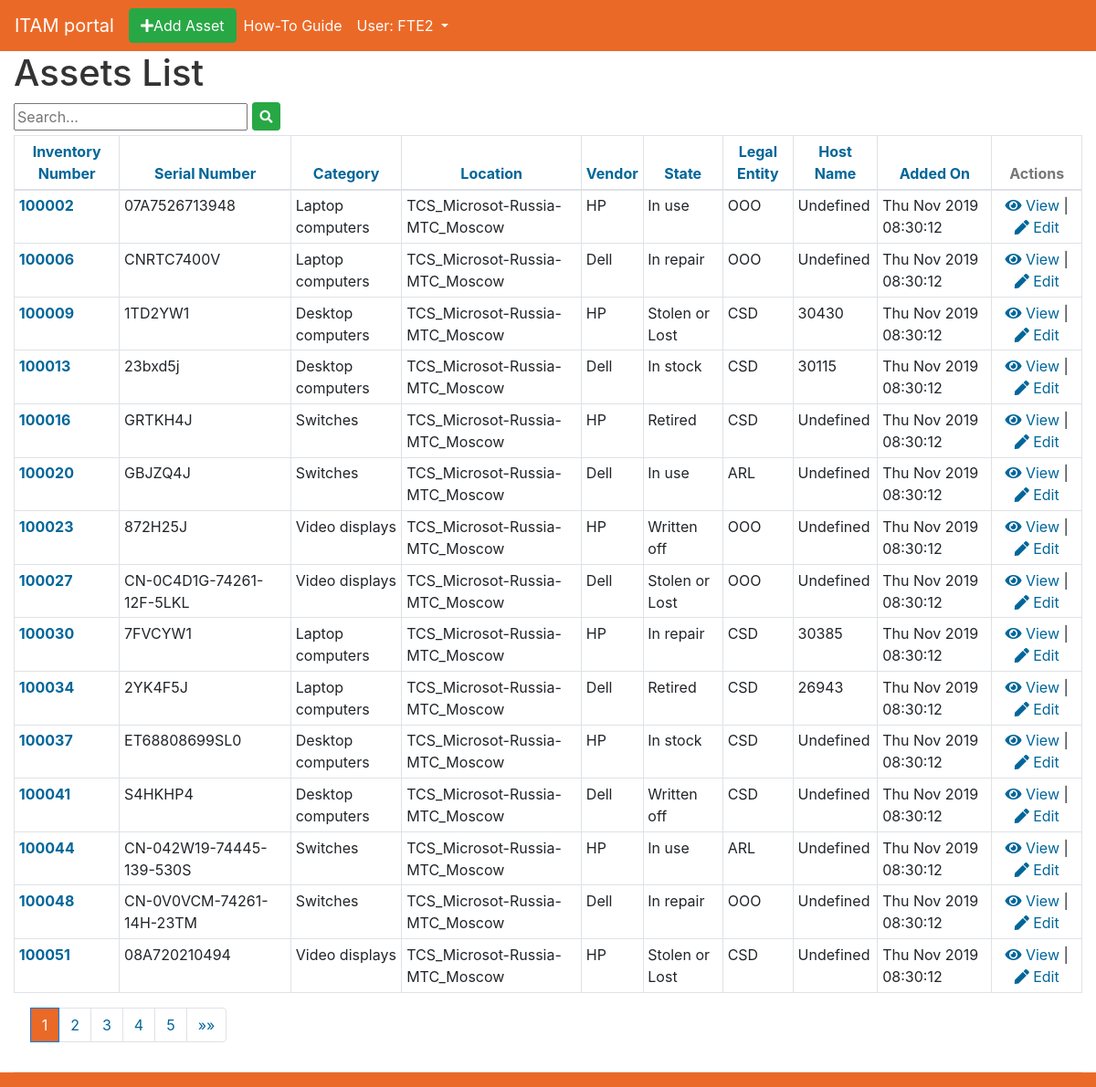
The page /assets/ (signed in) on the database its author committed.
### assets_app/models.py (models this page shows, shortened)
class Asset(models.Model):
    inventory_number = models.CharField(max_length=50, unique=True)
    model_name = models.CharField(max_length=50, unique=False, blank=False)
    category = TreeForeignKey('Category', on_delete=models.SET('UNCATEGORISED'), blank=False)
    location = models.ForeignKey('Location', on_delete=models.SET('NOT SET'), blank=False, null=True)
    serial_number = models.CharField(max_length=50, blank=False, null=True)
    vendor = models.ForeignKey(Vendor, on_delete=models.SET('NOT SET'), blank=False, null=True)
    state = models.ForeignKey(State, on_delete=models.SET('NOT SET'), blank=False, null=True)
    aquisition_date = models.DateField(null=True)
    warranty_expiry_date = models.DateField(blank=True, null=True)
    added_on = models.DateTimeField(editable=False, default=timezone.now)
    modified_on = models.DateTimeField(editable=False, default=timezone.now)
    legal_entity = models.CharField(max_length=100, blank=True)
    invoice_number = models.CharField(max_length=50, blank=True)
    host_name = models.CharField(max_length=100, blank=True)
    comments = models.TextField(blank=True)
    class Meta:
        verbose_name = 'Asset'
        verbose_name_plural = 'Assets'

class Category(MPTTModel):
    name = models.CharField(max_length=50, unique=True)
    parent = TreeForeignKey('self', on_delete=models.CASCADE, null=True, blank=True, related_name='children')
    selectable_choices = (('Yes','Yes'),('No','No'))
    selectable = models.CharField(max_length=3, choices=selectable_choices, default='No')
    class Meta:
        verbose_name = 'Category'
        verbose_name_plural = 'Categories'
    class MPTTMeta:
        level_attr = 'mptt_level'
        order_insertion_by=['name']
    def __str__(self):
        return self.name

class Location(models.Model):
    name = models.CharField(max_length=50)
    class Meta:
        verbose_name = 'Location'
        verbose_name_plural = 'Locations'
    def __str__(self):
        return self.name

class Vendor(models.Model):
    name = models.CharField(max_length=50, unique=True)
    class Meta:
        verbose_name = 'Vendor'
        verbose_name_plural = 'Vendors'
    def __str__(self):
        return self.name

class State(models.Model):
    name = models.CharField(max_length=20, unique=True)
    class Meta:
        verbose_name = 'State'
        verbose_name_plural = 'State'
    def __str__(self):
        return self.name

### assets_app/views.py (the view)
# urls.py: path('assets/', views.AssetsListView.as_view(), name='assets_list'),
class AssetsListView(LoginRequiredMixin,ListView):
    model = Asset
    paginate_by = 15
    def get_queryset(self):
        filter_word = self.request.GET.get('q')
        if filter_word == None:
            filter_word = ''
        order = self.request.GET.get('orderby','inventory_number')
        return Asset.objects.filter(Q(location__id__in=Employee.objects.filter(user=self.request.user.id).values('permitted_locations')), Q(serial_number__icontains=filter_word) | Q(inventory_number__icontains=filter_word)).order_by(order)
    def get_context_data(self, **kwargs):
        context = super(AssetsListView, self).get_context_data(**kwargs)
        context['orderby'] = self.request.GET.get('orderby','inventory_number')
        context['q'] = self.request.GET.get('q')
        return context

### templates/assets_app/asset_list.html
{% extends 'assets_app/base.html' %}
{% block content %}
            <h1>Assets List</h1>
            <span>
                <form method="get">
                    <input name="q" type="text" placeholder="Search...">
                    <button type='submit' class='btn btn-secondary btn-success btn-sm' style="margin-bottom: 5px;"><i class="fas fa-search"></i></button>
                </form>
            </span>
                        <table class="table table-hover table-bordered table-sm">
                            <thead>
                                <tr align="center">
                                    <th><a href="{% if orderby == 'inventory_number' %}?page={{ page_obj.number }}&orderby=inventory_number{% else %}?page={{ page_obj.number }}&orderby=inventory_number{% endif %}">Inventory Number</a></th>
                                    <th><a href="{% if orderby == 'inventory_number' %}?page={{ page_obj.number }}&orderby=serial_number{% else %}?page={{ page_obj.number }}&orderby=serial_number{% endif %}">Serial Number</a></th>
                                    <th><a href="{% if orderby == 'inventory_number' %}?page={{ page_obj.number }}&orderby=category{% else %}?page={{ page_obj.number }}&orderby=category{% endif %}">Category</a></th>
                                    <th><a href="{% if orderby == 'inventory_number' %}?page={{ page_obj.number }}&orderby=location{% else %}?page={{ page_obj.number }}&orderby=location{% endif %}">Location</a></th>
                                    <th><a href="{% if orderby == 'inventory_number' %}?page={{ page_obj.number }}&orderby=vendor{% else %}?page={{ page_obj.number }}&orderby=vendor{% endif %}">Vendor</a></th>
                                    <th><a href="{% if orderby == 'inventory_number' %}?page={{ page_obj.number }}&orderby=state{% else %}?page={{ page_obj.number }}&orderby=state{% endif %}">State</a></th>
                                    <th><a href="{% if orderby == 'inventory_number' %}?page={{ page_obj.number }}&orderby=legal_entity{% else %}?page={{ page_obj.number }}&orderby=legal_entity{% endif %}">Legal Entity</a></th>
                                    <th><a href="{% if orderby == 'inventory_number' %}?page={{ page_obj.number }}&orderby=host_name{% else %}?page={{ page_obj.number }}&orderby=host_name{% endif %}">Host Name</a></th>
                                    <th><a href="{% if orderby == 'inventory_number' %}?page={{ page_obj.number }}&orderby=added_on{% else %}?page={{ page_obj.number }}&orderby=added_on{% endif %}">Added On</a></th>
                                    <th>Actions</th>
                                </tr>
                            </thead>
                            <tbody>
                                {% for asset in asset_list %}
                                <tr>
                                    <td><a href="{% url 'asset_detail' pk=asset.pk %}"><b>{{ asset.inventory_number }}</b></a></td>
                                    <td>{{ asset.serial_number }}</td>
                                    <td>{{ asset.category }}</td>
                                    <td>{{ asset.location }}</td>
                                    <td>{{ asset.vendor }}</td>
                                    <td>{{ asset.state }}</td>
                                    <td>{{ asset.legal_entity }}</td>
                                    <td>{{ asset.host_name }}</td>
                                    <td>{{ asset.added_on|date:"D M Y H:i:s"}}</td>
                                    <td align="center">
                                        <a href='{% url 'asset_detail' pk=asset.pk %}'>
                                        <i class="fas fa-eye"></i>
                                        View
                                        </a>
                                        |
                                        <a href='{% url "asset_edit" pk=asset.pk %}'>
                                        <i class="fas fa-pen"></i>
                                        Edit
                                        </a>
                                    </td>
                                </tr>
                                {% endfor %}
                            </tbody>
                            </table>
            {% if is_paginated %}
            <ul class="pagination">
                {% if page_obj.has_previous %}
                <li class="page-item"><a href="{% if orderby == 'inventory_number' %}?page={{ page_obj.previous_page_number }}{% else %}?page={{ page_obj.previous_page_number }}&orderby={{orderby}}{% endif %}" class="page-link">&laquo;&laquo;</a></li>
                {% else %}
                <li class="page-item disabled"><span>&laquo;&laquo;</span></li>
                {% endif %}
                {% for i in paginator.page_range %}
                {% if page_obj.number == i %}
                    <li class="page-item active" aria-current="page"><span class="page-link">{{ i }} <span class="sr-only">(current)</span></span></li>
                {% else %}
                    <li class="page-item"><a href="{% if orderby == 'inventory_number' %}?page={{ i }}{% else %}?page={{ i }}&orderby={{orderby}}{% endif %}" class="page-link">{{ i }}</a></li>
                {% endif %}
                {% endfor %}
                {% if page_obj.has_next %}
                <li class="page-item"><a href="{% if orderby == 'inventory_number' %}?page={{ page_obj.next_page_number }}{% else %}?page={{ page_obj.next_page_number }}&orderby={{orderby}}{% endif %}" class="page-link">&raquo;&raquo;</a></li>
                {% else %}
                <li class="page-item disabled"><span>&raquo;&raquo;</span></li>
                {% endif %}
            </ul>
            {% endif %}
{% endblock %}

### templates/assets_app/base.html (shortened to what this page needs)
<!DOCTYPE html>
{% load static %}
<html>
    <head>
<link rel="stylesheet" href="https://stackpath.bootstrapcdn.com/bootstrap/4.3.1/css/bootstrap.min.css">
<link rel="stylesheet" type="text/css" href="/static/assets_app/default.css">
<link rel="stylesheet" href="https://use.fontawesome.com/releases/v5.6.3/css/all.css">
    </head>
    <body>
                    <nav class="navbar navbar-expand-lg navbar-dark sticky-top" style="background-color: #eb6927; color: #fff;">
                    <a class="navbar-brand" href="/">ITAM portal</a>
                    <a href="{% url 'asset_new' %}">
                    <button type='button' class='btn btn-secondary btn-success' style='color:white;'><i class="fas fa-plus"></i>Add Asset</button>
                    </a>
                    <div class="collapse navbar-collapse" id="navbarNavDropdown">
                        <ul class="navbar-nav">
                        <li class="nav-item active">
                            <a class="nav-link" href="#">How-To Guide<span class="sr-only">(current)</span></a>
                        </li>
                        <li class="nav-item dropdown">
                            <a class="nav-link dropdown-toggle active" href="#" id="navbarDropdownMenuLink" data-toggle="dropdown" aria-haspopup="true" aria-expanded="false">
                                            {% if user.is_authenticated %}
                                                User: {{ user.get_username }}
                                            {% else %}
                                                <span class="caret">Please log in.</span>
                                            {% endif %}
                            </a>
                        </li>
                        </ul>
                    </div>
                    </nav>
        <div class="container-fluid">
            <div class="row">
                <div class="col-sm-12 col-md-12 col-lg-12">
                <div class="row">
                    <div class="col-sm-12 col-md-12 col-lg-12">
                        {% block content %}
                        {% endblock %}
                    </div>
                </div>
        </div>
    <div class="container-fluid">
        <div class="row">
            <div class="col-sm-12 col-md-12 col-lg-12">
            <hr>
            <nav class="navbar fixed-bottom navbar-light" style="background-color: #eb6927;">
            </div>
        </div>
    </div>
    </body>
</html>

### static/assets_app/default.css (style rules this page uses)
body { color: #777; }
a { color: #006699; }
.page-link { color: #006699; }
.page-item.active .page-link { background-color: #eb6927; }
.page-item.disabled { color: #fff; }
.table thead th { color: #777; }
h1 { color: #333333; }

### rows shown on the page
Asset: inventory_number "100002", serial_number "07A7526713948", category "Laptop computers", location "TCS_Microsot-Russia-MTC_Moscow", vendor "HP", state "In use", legal_entity "OOO", host_name "Undefined", added_on "Thu Nov 2019 08:30:12"
Asset: inventory_number "100006", serial_number "CNRTC7400V", category "Laptop computers", location "TCS_Microsot-Russia-MTC_Moscow", vendor "Dell", state "In repair", legal_entity "OOO", host_name "Undefined", added_on "Thu Nov 2019 08:30:12"
Asset: inventory_number "100009", serial_number "1TD2YW1", category "Desktop computers", location "TCS_Microsot-Russia-MTC_Moscow", vendor "HP", state "Stolen or Lost", legal_entity "CSD", host_name "30430", added_on "Thu Nov 2019 08:30:12"
Asset: inventory_number "100013", serial_number "23bxd5j", category "Desktop computers", location "TCS_Microsot-Russia-MTC_Moscow", vendor "Dell", state "In stock", legal_entity "CSD", host_name "30115", added_on "Thu Nov 2019 08:30:12"
Asset: inventory_number "100016", serial_number "GRTKH4J", category "Switches", location "TCS_Microsot-Russia-MTC_Moscow", vendor "HP", state "Retired", legal_entity "CSD", host_name "Undefined", added_on "Thu Nov 2019 08:30:12"
Asset: inventory_number "100020", serial_number "GBJZQ4J", category "Switches", location "TCS_Microsot-Russia-MTC_Moscow", vendor "Dell", state "In use", legal_entity "ARL", host_name "Undefined", added_on "Thu Nov 2019 08:30:12"
Asset: inventory_number "100023", serial_number "872H25J", category "Video displays", location "TCS_Microsot-Russia-MTC_Moscow", vendor "HP", state "Written off", legal_entity "OOO", host_name "Undefined", added_on "Thu Nov 2019 08:30:12"
Asset: inventory_number "100027", serial_number "CN-0C4D1G-74261-12F-5LKL", category "Video displays", location "TCS_Microsot-Russia-MTC_Moscow", vendor "Dell", state "Stolen or Lost", legal_entity "OOO", host_name "Undefined", added_on "Thu Nov 2019 08:30:12"
Asset: inventory_number "100030", serial_number "7FVCYW1", category "Laptop computers", location "TCS_Microsot-Russia-MTC_Moscow", vendor "HP", state "In repair", legal_entity "CSD", host_name "30385", added_on "Thu Nov 2019 08:30:12"
Asset: inventory_number "100034", serial_number "2YK4F5J", category "Laptop computers", location "TCS_Microsot-Russia-MTC_Moscow", vendor "Dell", state "Retired", legal_entity "CSD", host_name "26943", added_on "Thu Nov 2019 08:30:12"
Asset: inventory_number "100037", serial_number "ET68808699SL0", category "Desktop computers", location "TCS_Microsot-Russia-MTC_Moscow", vendor "HP", state "In stock", legal_entity "CSD", host_name "Undefined", added_on "Thu Nov 2019 08:30:12"
Asset: inventory_number "100041", serial_number "S4HKHP4", category "Desktop computers", location "TCS_Microsot-Russia-MTC_Moscow", vendor "Dell", state "Written off", legal_entity "CSD", host_name "Undefined", added_on "Thu Nov 2019 08:30:12"
Asset: inventory_number "100044", serial_number "CN-042W19-74445-139-530S", category "Switches", location "TCS_Microsot-Russia-MTC_Moscow", vendor "HP", state "In use", legal_entity "ARL", host_name "Undefined", added_on "Thu Nov 2019 08:30:12"
Asset: inventory_number "100048", serial_number "CN-0V0VCM-74261-14H-23TM", category "Switches", location "TCS_Microsot-Russia-MTC_Moscow", vendor "Dell", state "In repair", legal_entity "OOO", host_name "Undefined", added_on "Thu Nov 2019 08:30:12"
Asset: inventory_number "100051", serial_number "08A720210494", category "Video displays", location "TCS_Microsot-Russia-MTC_Moscow", vendor "HP", state "Stolen or Lost", legal_entity "CSD", host_name "Undefined", added_on "Thu Nov 2019 08:30:12"

### other values the page prints
{{ user.get_username }} "FTE2"
{{ i }} "1"
{{ i }} "2" "3" "4" "5"
